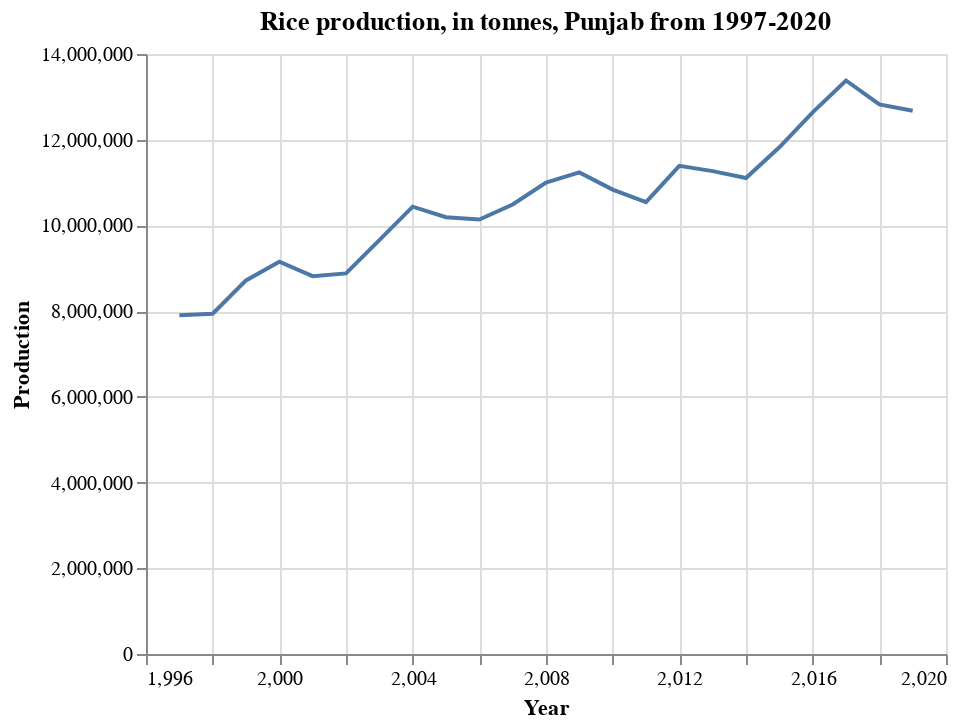

Notebook cell for this chart:
### Markdown cell above
![](V1.png)

### Code cell
alt.Chart(pj_rice_prod).mark_line().encode(
    x='Year',
    y=('Production')
).properties(
    title='Rice production, in tonnes, Punjab from 1997-2020')

### Figure 1 — Vega-Lite specification as saved in the notebook (floating-point values rounded to 4 significant figures)
{"$schema": "https://vega.github.io/schema/vega-lite/v4.17.0.json", "config": {"view": {"continuousHeight": 300, "continuousWidth": 400}}, "data": {"name": "data-17986aa454ff5778c9174435f7d89f97"}, "datasets": {"data-17986aa454ff5778c9174435f7d89f97": [{"Production": 7904000, "Year": 1997}, {"Production": 7940000, "Year": 1998}, {"Production": 8716000, "Year": 1999}, {"Production": 9154000, "Year": 2000}, {"Production": 8816000, "Year": 2001}, {"Production": 8880000, "Year": 2002}, {"Production": 9656000, "Year": 2003}, {"Production": 10437000, "Year": 2004}, {"Production": 10193000, "Year": 2005}, {"Production": 10138000, "Year": 2006}, {"Production": 10489000, "Year": 2007}, {"Production": 11000000, "Year": 2008}, {"Production": 11236000, "Year": 2009}, {"Production": 10837000, "Year": 2010}, {"Production": 10542000, "Year": 2011}, {"Production": 11390000, "Year": 2012}, {"Production": 11267000, "Year": 2013}, {"Production": 11107000, "Year": 2014}, {"Production": 11823000, "Year": 2015}, {"Production": 12638000, "Year": 2016}, {"Production": 13382000, "Year": 2017}, {"Production": 12822000, "Year": 2018}, {"Production": 12675000, "Year": 2019}]}, "encoding": {"x": {"field": "Year", "type": "quantitative"}, "y": {"field": "Production", "type": "quantitative"}}, "mark": "line", "title": "Rice production, in tonnes, Punjab from 1997-2020"}
